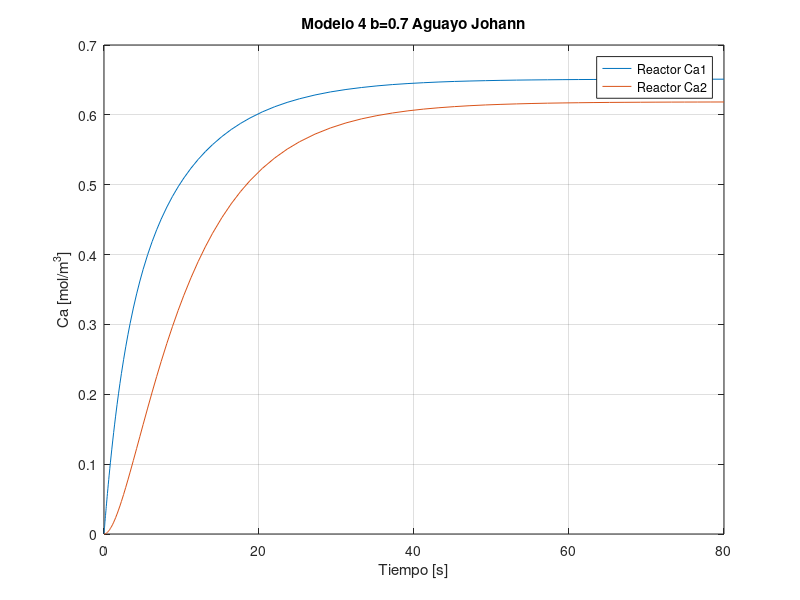

Reproduce this figure in MATLAB.
%Tarea 1 modelo 2 control de procesos
%Reactores en serie con mismo volumen y flujo ctte
function Reactor_en_serie_4
clear
clc
[T,y]=ode45(@modelo_4,[0,80],[0,0]);
y
%datos
plot(T,y)
title("Modelo 4 b=0.7 Aguayo Johann")
ylabel("Ca [mol/m^3]"),xlabel("Tiempo [s]");
grid
legend("Reactor Ca1","Reactor Ca2")
end
function dydT=modelo_4(T,y)
%datos
Ca1 = y(1);
Ca2 = y(2);
F = 0.008; %m^3/s
v1 = 0.04; %m^3
v2 = 0.02; %m^3
k = 0.01; %1/s
Cao = 0.7; %mol/m^3
b = 0.5;
%Ecuacion de diseño CSTR
dydT(1)=((F*Cao)/v1)+((b*F*Ca2)/v1)-((F*Ca1*(1+b))/v1)-(k*Ca1);
dydT(2)=((F*b*Ca1)/v2)-((F*Ca2*b)/v2)-(k*Ca1);
dydT=dydT';
end